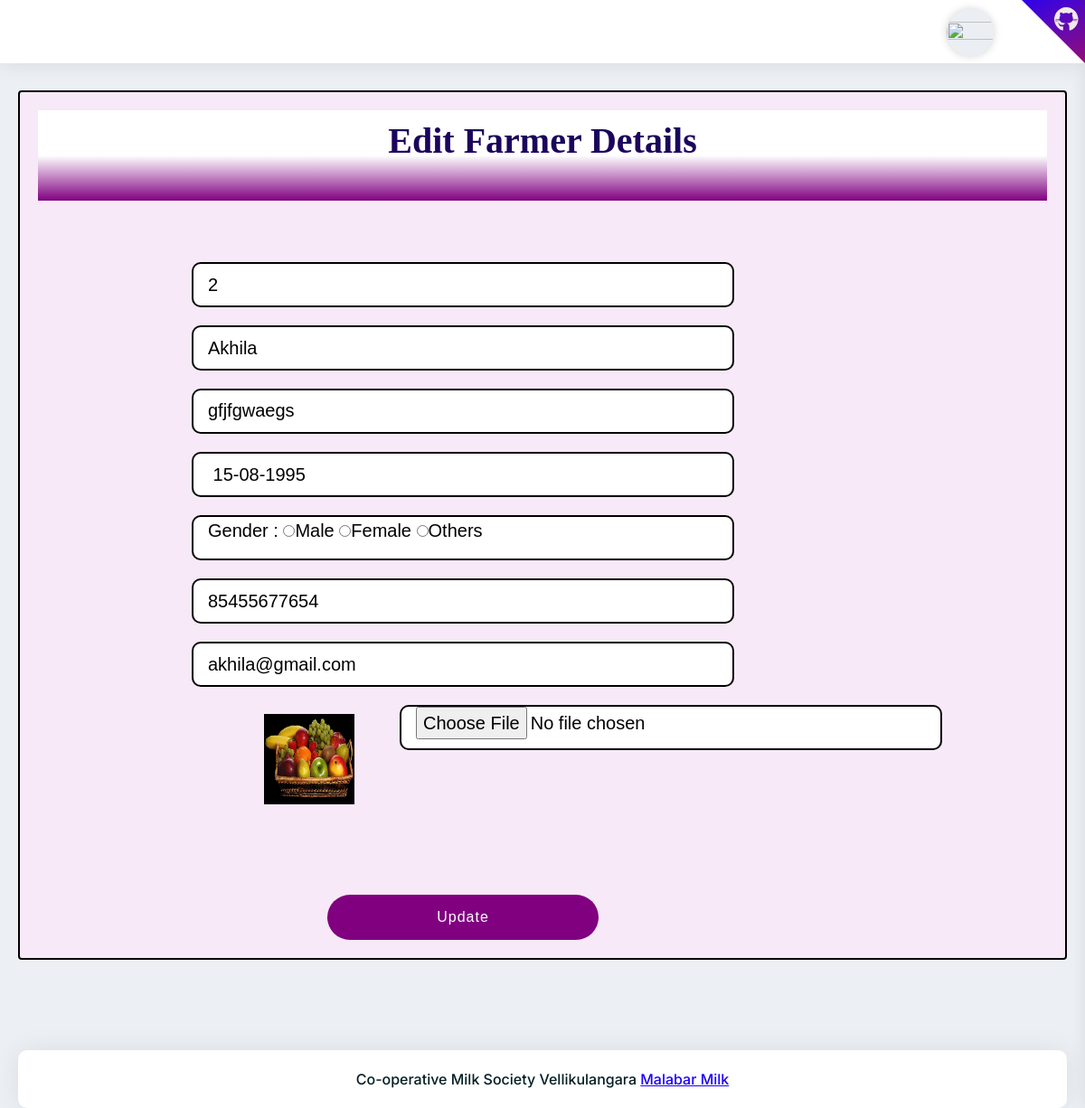
The app's page /adminapp/editfarmer/2/ with its own data.
### adminapp/models.py (models this page shows)
class farmerdb(models.Model):
    Cardno = models.CharField(max_length=100, null=True, blank=True)
    Name = models.CharField(max_length=100, null=True, blank=True)
    Address = models.CharField(max_length=1000, null=True, blank=True)
    Dateofbirth = models.CharField(max_length=1000, null=True, blank=True)
    Gender = models.CharField(max_length=10, null=True, blank=True)
    Mobile = models.IntegerField(null=True, blank=True)
    Email = models.EmailField(max_length=100, null=True, blank=True)
    Image = models.ImageField(upload_to="employee", null=True, blank=True)

### adminapp/views.py (the view)
# urls.py: path('editfarmer/<int:dataid>/', views.editfarmer, name="editfarmer"),
def editfarmer(req, dataid):
    far = farmerdb.objects.get(id=dataid)
    return render(req, "editfarmer.html", {'far':far})

### adminapp/templates/editfarmer.html (shortened to what this page needs)
<!DOCTYPE html>
{% extends 'adminhome.html' %}
{% load static %}
{% block content %}
<html lang="en">
<head>
</head>
<body>
<div class="card" style="border:2px solid black;  background-color:rgb(247, 233, 247);">
    <div class="card-body" >
        <div style="background-image:linear-gradient(white 50%,purple);height:100px;border:hidden;width:100%;">
            <h1 style="color:rgb(28, 4, 92);font-family: 'Times New Roman', Times, serif;
            font-weight: bold;padding-top:10px;text-align:center;">
           Edit Farmer Details</h1></div><br><br>
        <form style="margin-left:120px;" class="form-inline" method="post" action="{% url 'farmerupdate' dataid=far.id %}" enctype="multipart/form-data">
            <input name="card" value="{{far.Cardno}}" type="text" class="form-field" ><br>
            <input name="name" value="{{far.Name}}" type="text" class="form-field" ><br>
            <textarea style="padding-top:7px;"  name="adrs" class="form-field">{{far.Address}}</textarea><br>
            <input type="text" name="dob" style="color:black;" class="form-field" value="{{far.Dateofbirth}}"><br>
            <div class="form-field" style="background-color:white;color:black;">Gender :
            <input type="radio" value="Male" name="gender" id="male"
                {% if emp.Gender == 'Male' %} checked {% endif %}>Male
                <input type="radio" value="Female" name="gender" id="Female"
                {% if emp.Gender == 'Female' %} checked {% endif %}>Female
                <input type="radio" value="Others" name="gender" id="Others"
                {% if emp.Gender == 'Others' %} checked {% endif %}>Others
            </div><br>
           <br><input name="mobile" type="tel" pattern="[0-9]{10}" class="form-field" value="{{far.Mobile}}"><br>
            <input name="email" style="margin-bottom:180px;" type="email" class="form-field" value="{{far.Email}}">
            <div style="margin-left:-520px;margin-top:50px;"><img src="{{far.Image.url}}" style="width:100px;height:100px;"></div>
            <input name="fimage" style="margin-top:-20px;" class="form-field" type="file"><br>
            <button style="margin-top:50px;  background-color: purple;height:50px;" type="submit" class="inpbutton">Update</button>
        </form>
    </div>
</div>
</body>
</html>
{% endblock %}

### adminapp/templates/editfarmer.html (style rules this page uses)
.form-field { color:black; border-radius:10px; background-color:white ; height: 50px; width: 600px; margin-left:50px; padding: 0 16px; border: 2px solid #000000; font-size: 20px; font-family: "Rubik", sans-serif; outline: 0; transition: 0.2s; margin-top: 20px; }
.inpbutton { padding: 12px 10px; width:300px; height: 100px; border: 0; border-radius: 25px; color: #fff; letter-spacing: 1px; font-family: "Rubik", sans-serif; margin-left: 200px; }

### records on screen
farmerdb: card "2", name "Akhila", adrs "gfjfgwaegs", dob "15-08-1995", mobile "85455677654", email "akhila@gmail.com", Image (picture)
